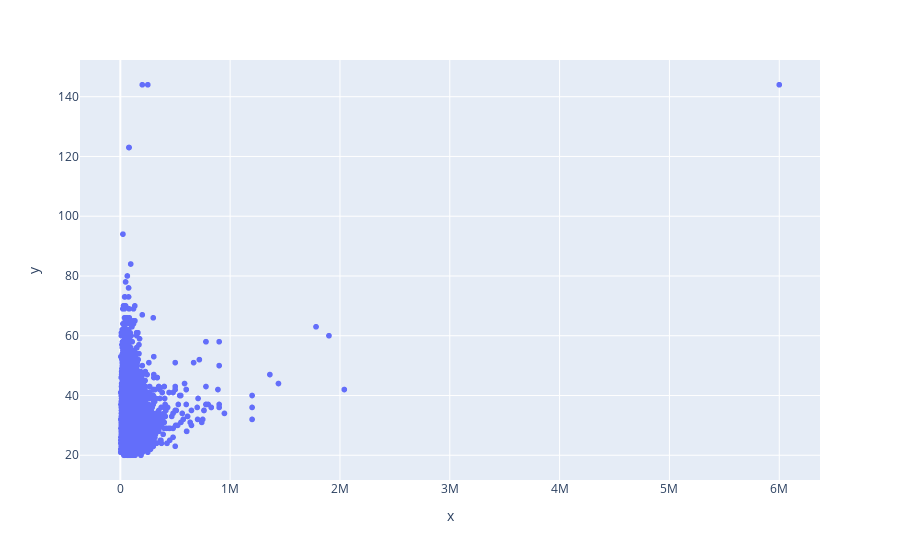

The notebook cell saved with this chart:
### Code cell
grath = px.scatter(x= credit_base['person_income'], y = credit_base['person_age'])
grath.show()

### Figure 1 — Plotly figure (JSON) as saved in the notebook; plotly's stock layout.template omitted (floating-point values rounded to 4 significant figures; data arrays with more than 128 entries replaced by an {"elided": "..."} marker saying what was removed)
{"data": [{"hovertemplate": "x=%{x}<br>y=%{y}<extra></extra>", "legendgroup": "", "marker": {"color": "#636efa", "symbol": "circle"}, "mode": "markers", "name": "", "showlegend": false, "type": "scattergl", "x": {"elided": "32581 int values"}, "xaxis": "x", "y": {"elided": "32581 int values"}, "yaxis": "y"}], "layout": {"legend": {"tracegroupgap": 0}, "margin": {"t": 60}, "xaxis": {"anchor": "y", "domain": [0, 1], "title": {"text": "x"}}, "yaxis": {"anchor": "x", "domain": [0, 1], "title": {"text": "y"}}}}
